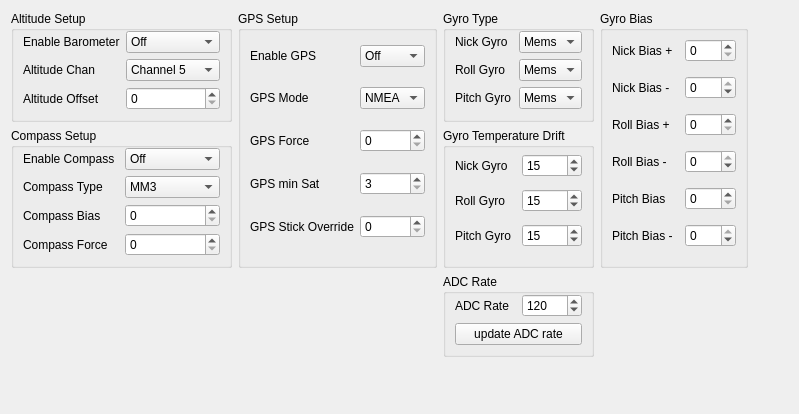
   <widget class="QWidget" name="sensorSetup">
    <attribute name="title">
     <string>Sensor Setup</string>
    </attribute>
    <layout class="QGridLayout" name="gridLayout_47">
     <item row="0" column="0">
      <widget class="QGroupBox" name="AltitudeSetup">
       <property name="title">
        <string>Altitude Setup</string>
       </property>
       <layout class="QGridLayout" name="gridLayout_60">
        <property name="topMargin">
         <number>0</number>
        </property>
        <item row="0" column="0" colspan="2">
         <widget class="QLabel" name="label_46">
          <property name="text">
           <string>Enable Barometer</string>
          </property>
         </widget>
        </item>
        <item row="0" column="2">
         <widget class="QComboBox" name="enableBaro">
          <item>
           <property name="text">
            <string>Off</string>
           </property>
          </item>
          <item>
           <property name="text">
            <string>On</string>
           </property>
          </item>
         </widget>
        </item>
        <item row="1" column="0">
         <widget class="QLabel" name="label_48">
          <property name="text">
           <string>Altitude Chan</string>
          </property>
         </widget>
        </item>
        <item row="1" column="2">
         <widget class="QComboBox" name="baroChan">
          <property name="editable">
           <bool>false</bool>
          </property>
          <property name="currentIndex">
           <number>4</number>
          </property>
          <property name="modelColumn">
           <number>0</number>
          </property>
          <item>
           <property name="text">
            <string>Channel 1</string>
           </property>
          </item>
          <item>
           <property name="text">
            <string>Channel 2</string>
           </property>
          </item>
          <item>
           <property name="text">
            <string>Channel 3</string>
           </property>
          </item>
          <item>
           <property name="text">
            <string>Channel 4</string>
           </property>
          </item>
          <item>
           <property name="text">
            <string>Channel 5</string>
           </property>
          </item>
          <item>
           <property name="text">
            <string>Channel 6</string>
           </property>
          </item>
          <item>
           <property name="text">
            <string>Channel 7</string>
           </property>
          </item>
          <item>
           <property name="text">
            <string>Channel 8</string>
           </property>
          </item>
          <item>
           <property name="text">
            <string>Channel 9</string>
           </property>
          </item>
          <item>
           <property name="text">
            <string>Channel 10</string>
           </property>
          </item>
          <item>
           <property name="text">
            <string>Channel 11</string>
           </property>
          </item>
          <item>
           <property name="text">
            <string>Channel 12</string>
           </property>
          </item>
         </widget>
        </item>
        <item row="2" column="0">
         <widget class="QLabel" name="label_60">
          <property name="text">
           <string>Altitude Offset</string>
          </property>
         </widget>
        </item>
        <item row="2" column="2">
         <widget class="QSpinBox" name="baroOffset">
          <property name="maximum">
           <number>255</number>
          </property>
         </widget>
        </item>
       </layout>
      </widget>
     </item>
     <item row="0" column="1" rowspan="2">
      <widget class="QGroupBox" name="GPSSetup">
       <property name="maximumSize">
        <size>
         <width>16777215</width>
         <height>16777215</height>
        </size>
       </property>
       <property name="title">
        <string>GPS Setup</string>
       </property>
       <layout class="QGridLayout" name="gridLayout_57">
        <property name="topMargin">
         <number>0</number>
        </property>
        <item row="0" column="0">
         <widget class="QLabel" name="label_50">
          <property name="text">
           <string>Enable GPS</string>
          </property>
         </widget>
        </item>
        <item row="1" column="0">
         <widget class="QLabel" name="label_54">
          <property name="text">
           <string>GPS Mode</string>
          </property>
         </widget>
        </item>
        <item row="2" column="0">
         <widget class="QLabel" name="label_52">
          <property name="text">
           <string>GPS Force</string>
          </property>
         </widget>
        </item>
        <item row="2" column="1">
         <widget class="QSpinBox" name="GPSForce">
          <property name="maximum">
           <number>250</number>
          </property>
         </widget>
        </item>
        <item row="3" column="0">
         <widget class="QLabel" name="label_53">
          <property name="text">
           <string>GPS min Sat</string>
          </property>
         </widget>
        </item>
        <item row="3" column="1">
         <widget class="QSpinBox" name="GPSMinSat">
          <property name="minimum">
           <number>3</number>
          </property>
          <property name="maximum">
           <number>16</number>
          </property>
         </widget>
        </item>
        <item row="4" column="0">
         <widget class="QLabel" name="label_55">
          <property name="text">
           <string>GPS Stick Override</string>
          </property>
         </widget>
        </item>
        <item row="4" column="1">
         <widget class="QSpinBox" name="GPSStickOferride">
          <property name="maximum">
           <number>20</number>
          </property>
         </widget>
        </item>
        <item row="0" column="1">
         <widget class="QComboBox" name="enableGPS">
          <item>
           <property name="text">
            <string>Off</string>
           </property>
          </item>
          <item>
           <property name="text">
            <string>On</string>
           </property>
          </item>
         </widget>
        </item>
        <item row="1" column="1">
         <widget class="QComboBox" name="comboBox">
          <item>
           <property name="text">
            <string>NMEA</string>
           </property>
          </item>
          <item>
           <property name="text">
            <string>Ublox</string>
           </property>
          </item>
         </widget>
        </item>
       </layout>
      </widget>
     </item>
     <item row="0" column="2">
      <widget class="QGroupBox" name="GyroSetup">
       <property name="maximumSize">
        <size>
         <width>16777215</width>
         <height>16777215</height>
        </size>
       </property>
       <property name="title">
        <string>Gyro Type</string>
       </property>
       <layout class="QGridLayout" name="gridLayout_59">
        <property name="topMargin">
         <number>0</number>
        </property>
        <item row="0" column="1">
         <widget class="QComboBox" name="GyroModeNick">
          <item>
           <property name="text">
            <string>Mems</string>
           </property>
          </item>
          <item>
           <property name="text">
            <string>Piezo</string>
           </property>
          </item>
         </widget>
        </item>
        <item row="2" column="0">
         <widget class="QLabel" name="label_214">
          <property name="text">
           <string>Roll Gyro</string>
          </property>
         </widget>
        </item>
        <item row="2" column="1">
         <widget class="QComboBox" name="GyroModeRoll">
          <item>
           <property name="text">
            <string>Mems</string>
           </property>
          </item>
          <item>
           <property name="text">
            <string>Piezo</string>
           </property>
          </item>
         </widget>
        </item>
        <item row="0" column="0">
         <widget class="QLabel" name="label_212">
          <property name="text">
           <string>Nick Gyro</string>
          </property>
         </widget>
        </item>
        <item row="3" column="1">
         <widget class="QComboBox" name="GyroModePitch">
          <item>
           <property name="text">
            <string>Mems</string>
           </property>
          </item>
          <item>
           <property name="text">
            <string>Piezo</string>
           </property>
          </item>
         </widget>
        </item>
        <item row="3" column="0">
         <widget class="QLabel" name="label_213">
          <property name="text">
           <string>Pitch Gyro</string>
          </property>
         </widget>
        </item>
       </layout>
      </widget>
     </item>
     <item row="0" column="3" rowspan="2">
      <widget class="QGroupBox" name="groupBox_7">
       <property name="title">
        <string>Gyro Bias</string>
       </property>
       <layout class="QGridLayout" name="gridLayout_81">
        <property name="topMargin">
         <number>0</number>
        </property>
        <item row="0" column="0">
         <widget class="QLabel" name="label_118">
          <property name="text">
           <string>Nick Bias +</string>
          </property>
         </widget>
        </item>
        <item row="0" column="2">
         <widget class="QSpinBox" name="PIDNickGyroBias">
          <property name="maximum">
           <number>254</number>
          </property>
          <property name="value">
           <number>0</number>
          </property>
         </widget>
        </item>
        <item row="1" column="0">
         <widget class="QLabel" name="label_251">
          <property name="text">
           <string>Nick Bias -</string>
          </property>
         </widget>
        </item>
        <item row="1" column="2">
         <widget class="QSpinBox" name="PIDNickGyroBiasNeg">
          <property name="minimum">
           <number>-254</number>
          </property>
          <property name="maximum">
           <number>0</number>
          </property>
         </widget>
        </item>
        <item row="2" column="0">
         <widget class="QLabel" name="label_94">
          <property name="text">
           <string>Roll Bias +</string>
          </property>
         </widget>
        </item>
        <item row="2" column="2">
         <widget class="QSpinBox" name="PIDRollGyroBias">
          <property name="font">
           <font>
            <weight>50</weight>
            <bold>false</bold>
           </font>
          </property>
          <property name="minimum">
           <number>0</number>
          </property>
          <property name="maximum">
           <number>254</number>
          </property>
          <property name="value">
           <number>0</number>
          </property>
         </widget>
        </item>
        <item row="3" column="0">
         <widget class="QLabel" name="label_252">
          <property name="text">
           <string>Roll Bias -</string>
          </property>
         </widget>
        </item>
        <item row="3" column="2">
         <widget class="QSpinBox" name="PIDRollGyroBiasNeg">
          <property name="minimum">
           <number>-254</number>
          </property>
          <property name="maximum">
           <number>0</number>
          </property>
         </widget>
        </item>
        <item row="4" column="0" colspan="2">
         <widget class="QLabel" name="label_124">
          <property name="text">
           <string>Pitch Bias</string>
          </property>
         </widget>
        </item>
        <item row="4" column="2">
         <widget class="QSpinBox" name="PIDPitchGyroBias">
          <property name="maximum">
           <number>254</number>
          </property>
          <property name="value">
           <number>0</number>
          </property>
         </widget>
        </item>
        <item row="5" column="0" colspan="2">
         <widget class="QLabel" name="label_253">
          <property name="text">
           <string>Pitch Bias -</string>
          </property>
         </widget>
        </item>
        <item row="5" column="2">
         <widget class="QSpinBox" name="PIDPitchGyroBiasNeg">
          <property name="minimum">
           <number>-254</number>
          </property>
          <property name="maximum">
           <number>0</number>
          </property>
         </widget>
        </item>
       </layout>
      </widget>
     </item>
     <item row="1" column="0">
      <widget class="QGroupBox" name="CompassSetup">
       <property name="title">
        <string>Compass Setup</string>
       </property>
       <layout class="QGridLayout" name="gridLayout_58">
        <property name="topMargin">
         <number>0</number>
        </property>
        <item row="0" column="0">
         <widget class="QLabel" name="label_47">
          <property name="text">
           <string>Enable Compass</string>
          </property>
         </widget>
        </item>
        <item row="1" column="0">
         <widget class="QLabel" name="label_266">
          <property name="text">
           <string>Compass Type</string>
          </property>
         </widget>
        </item>
        <item row="2" column="0">
         <widget class="QLabel" name="label_51">
          <property name="text">
           <string>Compass Bias</string>
          </property>
         </widget>
        </item>
        <item row="3" column="0">
         <widget class="QLabel" name="label_49">
          <property name="text">
           <string>Compass Force</string>
          </property>
         </widget>
        </item>
        <item row="0" column="1">
         <widget class="QComboBox" name="enableCompass">
          <item>
           <property name="text">
            <string>Off</string>
           </property>
          </item>
          <item>
           <property name="text">
            <string>On</string>
           </property>
          </item>
         </widget>
        </item>
        <item row="1" column="1">
         <widget class="QComboBox" name="compassType">
          <item>
           <property name="text">
            <string>MM3</string>
           </property>
          </item>
          <item>
           <property name="text">
            <string>HMC5843</string>
           </property>
          </item>
          <item>
           <property name="text">
            <string>HMC6843</string>
           </property>
          </item>
         </widget>
        </item>
        <item row="2" column="1">
         <widget class="QSpinBox" name="compassBias">
          <property name="maximum">
           <number>255</number>
          </property>
         </widget>
        </item>
        <item row="3" column="1">
         <widget class="QSpinBox" name="compassForce">
          <property name="maximum">
           <number>255</number>
          </property>
         </widget>
        </item>
       </layout>
      </widget>
     </item>
     <item row="1" column="2">
      <widget class="QGroupBox" name="GyroSetup_2">
       <property name="title">
        <string>Gyro Temperature Drift</string>
       </property>
       <layout class="QGridLayout" name="gridLayout_80">
        <property name="topMargin">
         <number>0</number>
        </property>
        <item row="2" column="1">
         <widget class="QLabel" name="label_256">
          <property name="text">
           <string>Roll Gyro</string>
          </property>
         </widget>
        </item>
        <item row="0" column="1">
         <widget class="QLabel" name="label_258">
          <property name="text">
           <string>Nick Gyro</string>
          </property>
         </widget>
        </item>
        <item row="0" column="2">
         <widget class="QSpinBox" name="GyroDriftNick">
          <property name="toolTip">
           <string>The Piezo Gyros suffer from some drif caused by them getting warm during use. To counter this change this value and monitor the gyros in the diagnostics screen. They should generate some near flat line. Ignore the slight jitter you might see in the line thats normal. But there should be no trend for the gyro to go up or down.</string>
          </property>
          <property name="maximum">
           <number>250</number>
          </property>
          <property name="value">
           <number>15</number>
          </property>
         </widget>
        </item>
        <item row="2" column="2">
         <widget class="QSpinBox" name="GyroDriftRoll">
          <property name="maximum">
           <number>250</number>
          </property>
          <property name="value">
           <number>15</number>
          </property>
         </widget>
        </item>
        <item row="3" column="2">
         <widget class="QSpinBox" name="GyroDriftPitch">
          <property name="maximum">
           <number>250</number>
          </property>
          <property name="value">
           <number>15</number>
          </property>
         </widget>
        </item>
        <item row="3" column="1">
         <widget class="QLabel" name="label_257">
          <property name="text">
           <string>Pitch Gyro</string>
          </property>
         </widget>
        </item>
       </layout>
      </widget>
     </item>
     <item row="2" column="0" rowspan="2">
      <spacer name="verticalSpacer_20">
       <property name="orientation">
        <enum>Qt::Vertical</enum>
       </property>
       <property name="sizeHint" stdset="0">
        <size>
         <width>20</width>
         <height>40</height>
        </size>
       </property>
      </spacer>
     </item>
     <item row="1" column="4">
      <spacer name="horizontalSpacer_10">
       <property name="orientation">
        <enum>Qt::Horizontal</enum>
       </property>
       <property name="sizeHint" stdset="0">
        <size>
         <width>40</width>
         <height>20</height>
        </size>
       </property>
      </spacer>
     </item>
     <item row="2" column="2">
      <widget class="QGroupBox" name="groupBox_16">
       <property name="title">
        <string>ADC Rate</string>
       </property>
       <layout class="QGridLayout" name="gridLayout_64">
        <property name="topMargin">
         <number>0</number>
        </property>
        <item row="0" column="0">
         <widget class="QLabel" name="label_226">
          <property name="font">
           <font>
            <weight>50</weight>
            <bold>false</bold>
           </font>
          </property>
          <property name="text">
           <string>ADC Rate</string>
          </property>
         </widget>
        </item>
        <item row="0" column="1">
         <widget class="QSpinBox" name="AdcRate">
          <property name="toolTip">
           <string>Defines how often to poll the ADC sensors</string>
          </property>
          <property name="minimum">
           <number>0</number>
          </property>
          <property name="maximum">
           <number>254</number>
          </property>
          <property name="value">
           <number>120</number>
          </property>
         </widget>
        </item>
        <item row="1" column="0" colspan="2">
         <widget class="QPushButton" name="updateAdcRate">
          <property name="text">
           <string>update ADC rate</string>
          </property>
         </widget>
        </item>
       </layout>
      </widget>
     </item>
     <item row="3" column="2">
      <spacer name="verticalSpacer_4">
       <property name="orientation">
        <enum>Qt::Vertical</enum>
       </property>
       <property name="sizeHint" stdset="0">
        <size>
         <width>20</width>
         <height>40</height>
        </size>
       </property>
      </spacer>
     </item>
    </layout>
   </widget>
